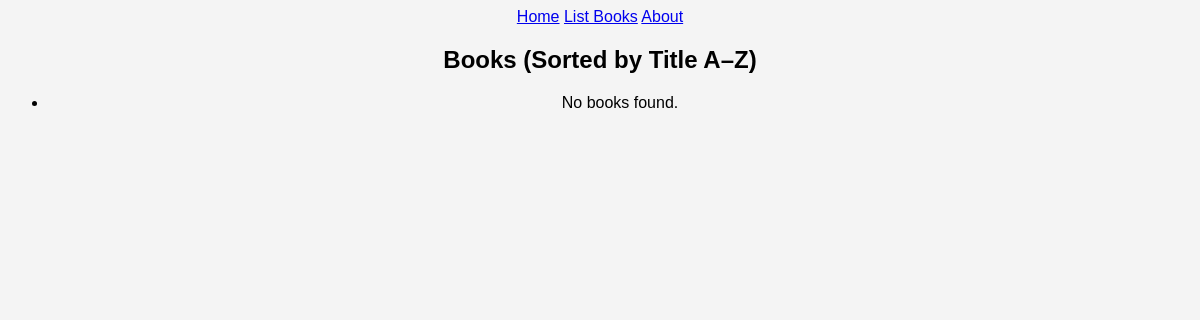
/books/lab8/task4/, run on an earlier commit of the app's database.
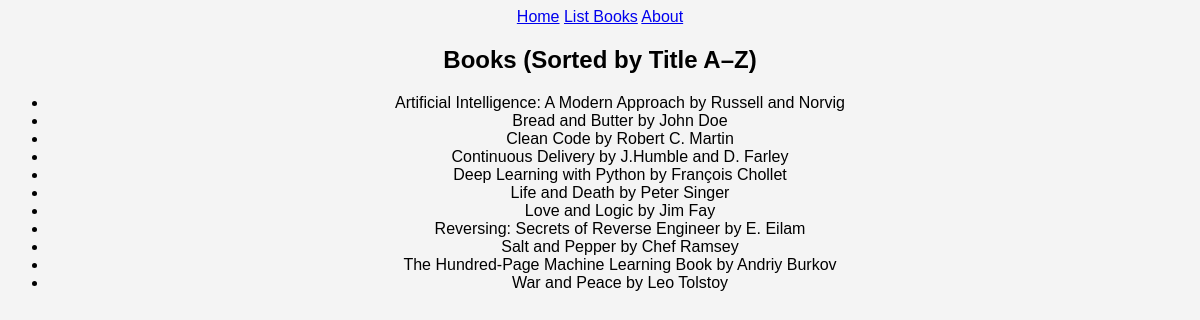
And on a later commit of the database.
### apps/bookmodule/models.py (models this page shows, shortened)
class Book(models.Model):
    title = models.CharField(max_length=50)
    author = models.CharField(max_length=50)
    price = models.FloatField(default=0.0)
    edition = models.SmallIntegerField(default=1)

### apps/bookmodule/views.py (the view)
# urls.py: path('lab8/task4/', views.task4, name='lab8_task4'),
def task4(request):
    mybooks = Book.objects.all().order_by('title')
    return render(request, 'bookmodule/lab8_task4.html', {'books': mybooks})

### apps/templates/bookmodule/lab8_task4.html (shortened to what this page needs)
{% extends "layouts/base.html" %}
{% block content %}
<h2>Books (Sorted by Title A–Z)</h2>
<ul>
    {% for book in books %}
    <li>{{ book.title }} by {{ book.author }}</li>
    {% empty %}
    <li>No books found.</li>
    {% endfor %}
</ul>
{% endblock %}

What changed in the data, as far as the page shows it:
added Book: title "Artificial Intelligence: A Modern Approach", author "Russell and Norvig"
added Book: title "Bread and Butter", author "John Doe"
added Book: title "Clean Code", author "Robert C. Martin"
added Book: title "Continuous Delivery", author "J.Humble and D. Farley"
added Book: title "Deep Learning with Python", author "François Chollet"
added Book: title "Life and Death", author "Peter Singer"
added Book: title "Love and Logic", author "Jim Fay"
added Book: title "Reversing: Secrets of Reverse Engineer", author "E. Eilam"
added Book: title "Salt and Pepper", author "Chef Ramsey"
added Book: title "The Hundred-Page Machine Learning Book", author "Andriy Burkov"
added Book: title "War and Peace", author "Leo Tolstoy"
Also different on the page:
text no longer shown: "No books found."
